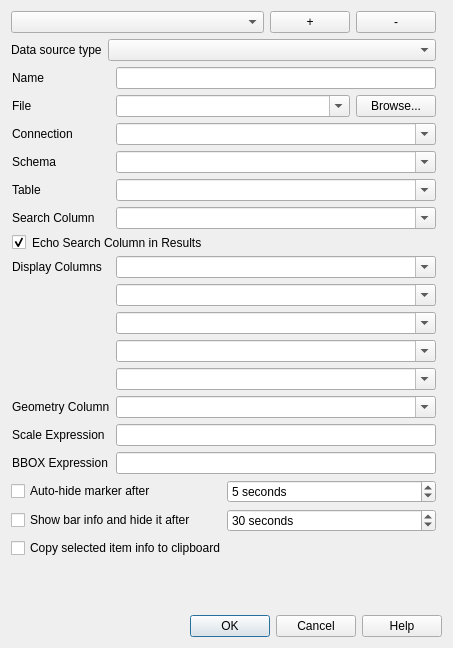
<?xml version="1.0" encoding="UTF-8"?>
<ui version="4.0">
 <class>ConfigDialog</class>
 <widget class="QDialog" name="ConfigDialog">
  <property name="enabled">
   <bool>true</bool>
  </property>
  <property name="geometry">
   <rect>
    <x>0</x>
    <y>0</y>
    <width>453</width>
    <height>648</height>
   </rect>
  </property>
  <property name="sizePolicy">
   <sizepolicy hsizetype="Minimum" vsizetype="Minimum">
    <horstretch>0</horstretch>
    <verstretch>0</verstretch>
   </sizepolicy>
  </property>
  <property name="minimumSize">
   <size>
    <width>0</width>
    <height>0</height>
   </size>
  </property>
  <property name="windowTitle">
   <string>Configuration</string>
  </property>
  <layout class="QGridLayout" name="gridLayout">
   <item row="21" column="0">
    <widget class="QLabel" name="lblMessage">
     <property name="sizePolicy">
      <sizepolicy hsizetype="Preferred" vsizetype="Preferred">
       <horstretch>0</horstretch>
       <verstretch>0</verstretch>
      </sizepolicy>
     </property>
     <property name="alignment">
      <set>Qt::AlignLeading|Qt::AlignLeft|Qt::AlignTop</set>
     </property>
     <property name="wordWrap">
      <bool>true</bool>
     </property>
    </widget>
   </item>
   <item row="4" column="0">
    <layout class="QHBoxLayout" name="horizontalLayout_5">
     <property name="bottomMargin">
      <number>0</number>
     </property>
     <item>
      <widget class="QLabel" name="label_11">
       <property name="text">
        <string>Data source type</string>
       </property>
      </widget>
     </item>
     <item>
      <widget class="QComboBox" name="cboDataSource">
       <property name="sizePolicy">
        <sizepolicy hsizetype="Expanding" vsizetype="Fixed">
         <horstretch>0</horstretch>
         <verstretch>0</verstretch>
        </sizepolicy>
       </property>
       <property name="editable">
        <bool>false</bool>
       </property>
       <property name="insertPolicy">
        <enum>QComboBox::NoInsert</enum>
       </property>
      </widget>
     </item>
    </layout>
   </item>
   <item row="3" column="0">
    <layout class="QGridLayout" name="gridLayout_2">
     <item row="0" column="0">
      <layout class="QHBoxLayout" name="horizontalLayout_2" stretch="10,0,0">
       <item>
        <widget class="QComboBox" name="configOptions"/>
       </item>
       <item>
        <widget class="QPushButton" name="addButton">
         <property name="text">
          <string>+</string>
         </property>
        </widget>
       </item>
       <item>
        <widget class="QPushButton" name="deleteButton">
         <property name="text">
          <string>-</string>
         </property>
        </widget>
       </item>
      </layout>
     </item>
    </layout>
   </item>
   <item row="23" column="0" colspan="2">
    <widget class="QDialogButtonBox" name="buttonBox">
     <property name="orientation">
      <enum>Qt::Horizontal</enum>
     </property>
     <property name="standardButtons">
      <set>QDialogButtonBox::Cancel|QDialogButtonBox::Help|QDialogButtonBox::Ok</set>
     </property>
    </widget>
   </item>
   <item row="5" column="0">
    <layout class="QVBoxLayout" name="datasource_lout">
     <property name="bottomMargin">
      <number>0</number>
     </property>
     <item>
      <widget class="QFrame" name="frame">
       <property name="styleSheet">
        <string notr="true">border-bottom: 1px solid black</string>
       </property>
       <layout class="QVBoxLayout" name="verticalLayout">
        <property name="leftMargin">
         <number>1</number>
        </property>
        <property name="topMargin">
         <number>0</number>
        </property>
        <property name="rightMargin">
         <number>0</number>
        </property>
        <property name="bottomMargin">
         <number>0</number>
        </property>
        <item>
         <layout class="QGridLayout" name="formLayout">
          <property name="leftMargin">
           <number>0</number>
          </property>
          <property name="bottomMargin">
           <number>0</number>
          </property>
          <item row="16" column="1">
           <widget class="QComboBox" name="cboDisplayColumn4">
            <property name="sizePolicy">
             <sizepolicy hsizetype="Expanding" vsizetype="Fixed">
              <horstretch>0</horstretch>
              <verstretch>0</verstretch>
             </sizepolicy>
            </property>
            <property name="editable">
             <bool>true</bool>
            </property>
            <property name="insertPolicy">
             <enum>QComboBox::NoInsert</enum>
            </property>
           </widget>
          </item>
          <item row="12" column="0" colspan="2">
           <widget class="QCheckBox" name="cbEchoSearchColumn">
            <property name="styleSheet">
             <string notr="true">border-bottom:0px</string>
            </property>
            <property name="text">
             <string>Echo Search Column in Results</string>
            </property>
            <property name="checked">
             <bool>true</bool>
            </property>
           </widget>
          </item>
          <item row="18" column="1">
           <widget class="QComboBox" name="cboGeomColumn">
            <property name="sizePolicy">
             <sizepolicy hsizetype="Expanding" vsizetype="Fixed">
              <horstretch>0</horstretch>
              <verstretch>0</verstretch>
             </sizepolicy>
            </property>
            <property name="editable">
             <bool>true</bool>
            </property>
            <property name="insertPolicy">
             <enum>QComboBox::NoInsert</enum>
            </property>
           </widget>
          </item>
          <item row="15" column="1">
           <widget class="QComboBox" name="cboDisplayColumn3">
            <property name="sizePolicy">
             <sizepolicy hsizetype="Expanding" vsizetype="Fixed">
              <horstretch>0</horstretch>
              <verstretch>0</verstretch>
             </sizepolicy>
            </property>
            <property name="editable">
             <bool>true</bool>
            </property>
            <property name="insertPolicy">
             <enum>QComboBox::NoInsert</enum>
            </property>
           </widget>
          </item>
          <item row="10" column="1">
           <widget class="QComboBox" name="cboTable">
            <property name="sizePolicy">
             <sizepolicy hsizetype="Expanding" vsizetype="Fixed">
              <horstretch>0</horstretch>
              <verstretch>0</verstretch>
             </sizepolicy>
            </property>
            <property name="editable">
             <bool>true</bool>
            </property>
            <property name="insertPolicy">
             <enum>QComboBox::NoInsert</enum>
            </property>
           </widget>
          </item>
          <item row="17" column="1">
           <widget class="QComboBox" name="cboDisplayColumn5">
            <property name="sizePolicy">
             <sizepolicy hsizetype="Expanding" vsizetype="Fixed">
              <horstretch>0</horstretch>
              <verstretch>0</verstretch>
             </sizepolicy>
            </property>
            <property name="editable">
             <bool>true</bool>
            </property>
            <property name="insertPolicy">
             <enum>QComboBox::NoInsert</enum>
            </property>
           </widget>
          </item>
          <item row="13" column="0">
           <widget class="QLabel" name="label_4">
            <property name="text">
             <string>Display Columns</string>
            </property>
           </widget>
          </item>
          <item row="10" column="0">
           <widget class="QLabel" name="label_3">
            <property name="text">
             <string>Table</string>
            </property>
           </widget>
          </item>
          <item row="21" column="1">
           <widget class="QLineEdit" name="editBboxExpr"/>
          </item>
          <item row="2" column="1" alignment="Qt::AlignVCenter">
           <widget class="QWidget" name="file_grid_layout" native="true">
            <property name="sizePolicy">
             <sizepolicy hsizetype="Expanding" vsizetype="Expanding">
              <horstretch>0</horstretch>
              <verstretch>0</verstretch>
             </sizepolicy>
            </property>
            <property name="minimumSize">
             <size>
              <width>0</width>
              <height>0</height>
             </size>
            </property>
            <property name="maximumSize">
             <size>
              <width>16777215</width>
              <height>16777215</height>
             </size>
            </property>
            <property name="styleSheet">
             <string notr="true">border-bottom:0px;
</string>
            </property>
            <layout class="QHBoxLayout" name="horizontalLayout_3">
             <property name="sizeConstraint">
              <enum>QLayout::SetNoConstraint</enum>
             </property>
             <property name="leftMargin">
              <number>0</number>
             </property>
             <property name="topMargin">
              <number>0</number>
             </property>
             <property name="rightMargin">
              <number>0</number>
             </property>
             <property name="bottomMargin">
              <number>0</number>
             </property>
             <item>
              <widget class="QComboBox" name="cboFile">
               <property name="enabled">
                <bool>true</bool>
               </property>
               <property name="sizePolicy">
                <sizepolicy hsizetype="Minimum" vsizetype="Fixed">
                 <horstretch>4</horstretch>
                 <verstretch>0</verstretch>
                </sizepolicy>
               </property>
               <property name="styleSheet">
                <string notr="true"/>
               </property>
               <property name="editable">
                <bool>true</bool>
               </property>
               <property name="insertPolicy">
                <enum>QComboBox::NoInsert</enum>
               </property>
               <property name="frame">
                <bool>true</bool>
               </property>
              </widget>
             </item>
             <item>
              <widget class="QPushButton" name="fileButton">
               <property name="sizePolicy">
                <sizepolicy hsizetype="Fixed" vsizetype="Fixed">
                 <horstretch>0</horstretch>
                 <verstretch>0</verstretch>
                </sizepolicy>
               </property>
               <property name="minimumSize">
                <size>
                 <width>0</width>
                 <height>0</height>
                </size>
               </property>
               <property name="maximumSize">
                <size>
                 <width>16777215</width>
                 <height>16777215</height>
                </size>
               </property>
               <property name="styleSheet">
                <string notr="true"/>
               </property>
               <property name="text">
                <string>Browse...</string>
               </property>
               <property name="iconSize">
                <size>
                 <width>16</width>
                 <height>16</height>
                </size>
               </property>
               <property name="autoDefault">
                <bool>true</bool>
               </property>
               <property name="default">
                <bool>false</bool>
               </property>
               <property name="flat">
                <bool>false</bool>
               </property>
              </widget>
             </item>
            </layout>
           </widget>
          </item>
          <item row="14" column="1">
           <widget class="QComboBox" name="cboDisplayColumn2">
            <property name="sizePolicy">
             <sizepolicy hsizetype="Expanding" vsizetype="Fixed">
              <horstretch>0</horstretch>
              <verstretch>0</verstretch>
             </sizepolicy>
            </property>
            <property name="editable">
             <bool>true</bool>
            </property>
            <property name="insertPolicy">
             <enum>QComboBox::NoInsert</enum>
            </property>
           </widget>
          </item>
          <item row="18" column="0">
           <widget class="QLabel" name="label_5">
            <property name="text">
             <string>Geometry Column</string>
            </property>
           </widget>
          </item>
          <item row="3" column="0">
           <widget class="QLabel" name="label">
            <property name="text">
             <string>Connection</string>
            </property>
           </widget>
          </item>
          <item row="1" column="0">
           <widget class="QLabel" name="label_9">
            <property name="text">
             <string>Name</string>
            </property>
           </widget>
          </item>
          <item row="4" column="0">
           <widget class="QLabel" name="label_2">
            <property name="text">
             <string>Schema</string>
            </property>
           </widget>
          </item>
          <item row="11" column="1">
           <widget class="QComboBox" name="cboSearchColumn">
            <property name="sizePolicy">
             <sizepolicy hsizetype="Expanding" vsizetype="Fixed">
              <horstretch>0</horstretch>
              <verstretch>0</verstretch>
             </sizepolicy>
            </property>
            <property name="editable">
             <bool>true</bool>
            </property>
            <property name="insertPolicy">
             <enum>QComboBox::NoInsert</enum>
            </property>
           </widget>
          </item>
          <item row="11" column="0">
           <widget class="QLabel" name="label_6">
            <property name="text">
             <string>Search Column</string>
            </property>
           </widget>
          </item>
          <item row="13" column="1">
           <widget class="QComboBox" name="cboDisplayColumn1">
            <property name="sizePolicy">
             <sizepolicy hsizetype="Expanding" vsizetype="Fixed">
              <horstretch>0</horstretch>
              <verstretch>0</verstretch>
             </sizepolicy>
            </property>
            <property name="editable">
             <bool>true</bool>
            </property>
            <property name="insertPolicy">
             <enum>QComboBox::NoInsert</enum>
            </property>
           </widget>
          </item>
          <item row="4" column="1">
           <widget class="QComboBox" name="cboSchema">
            <property name="sizePolicy">
             <sizepolicy hsizetype="Expanding" vsizetype="Fixed">
              <horstretch>0</horstretch>
              <verstretch>0</verstretch>
             </sizepolicy>
            </property>
            <property name="editable">
             <bool>true</bool>
            </property>
            <property name="insertPolicy">
             <enum>QComboBox::NoInsert</enum>
            </property>
           </widget>
          </item>
          <item row="20" column="0">
           <widget class="QLabel" name="label_7">
            <property name="text">
             <string>Scale Expression</string>
            </property>
           </widget>
          </item>
          <item row="20" column="1">
           <widget class="QLineEdit" name="editScaleExpr"/>
          </item>
          <item row="21" column="0">
           <widget class="QLabel" name="label_8">
            <property name="text">
             <string>BBOX Expression</string>
            </property>
           </widget>
          </item>
          <item row="3" column="1">
           <widget class="QComboBox" name="cboConnection">
            <property name="sizePolicy">
             <sizepolicy hsizetype="Expanding" vsizetype="Fixed">
              <horstretch>0</horstretch>
              <verstretch>0</verstretch>
             </sizepolicy>
            </property>
            <property name="editable">
             <bool>true</bool>
            </property>
            <property name="insertPolicy">
             <enum>QComboBox::NoInsert</enum>
            </property>
           </widget>
          </item>
          <item row="2" column="0">
           <widget class="QLabel" name="label_10">
            <property name="sizePolicy">
             <sizepolicy hsizetype="Ignored" vsizetype="Preferred">
              <horstretch>0</horstretch>
              <verstretch>0</verstretch>
             </sizepolicy>
            </property>
            <property name="maximumSize">
             <size>
              <width>16777215</width>
              <height>21</height>
             </size>
            </property>
            <property name="text">
             <string>File</string>
            </property>
           </widget>
          </item>
          <item row="1" column="1">
           <widget class="QLineEdit" name="cboName"/>
          </item>
         </layout>
        </item>
       </layout>
      </widget>
     </item>
     <item>
      <layout class="QGridLayout" name="gridLayout_3">
       <item row="0" column="0">
        <layout class="QHBoxLayout" name="horizontalLayout">
         <item>
          <widget class="QCheckBox" name="chkMarkerTime">
           <property name="text">
            <string>Auto-hide marker after</string>
           </property>
          </widget>
         </item>
         <item>
          <widget class="QSpinBox" name="spinMarkerTime">
           <property name="suffix">
            <string> seconds</string>
           </property>
           <property name="minimum">
            <number>1</number>
           </property>
           <property name="value">
            <number>5</number>
           </property>
          </widget>
         </item>
        </layout>
       </item>
       <item row="1" column="0">
        <layout class="QHBoxLayout" name="horizontalLayout_4">
         <property name="bottomMargin">
          <number>0</number>
         </property>
         <item>
          <widget class="QCheckBox" name="chkBarInfoTime">
           <property name="text">
            <string>Show bar info and hide it after</string>
           </property>
          </widget>
         </item>
         <item>
          <widget class="QSpinBox" name="spinBarInfoTime">
           <property name="suffix">
            <string> seconds</string>
           </property>
           <property name="minimum">
            <number>1</number>
           </property>
           <property name="maximum">
            <number>9999</number>
           </property>
           <property name="value">
            <number>30</number>
           </property>
          </widget>
         </item>
        </layout>
       </item>
       <item row="2" column="0">
        <widget class="QCheckBox" name="chkInfoToClipboard">
         <property name="text">
          <string>Copy selected item info to clipboard</string>
         </property>
        </widget>
       </item>
      </layout>
     </item>
    </layout>
   </item>
  </layout>
 </widget>
 <tabstops>
  <tabstop>buttonBox</tabstop>
 </tabstops>
 <resources/>
 <connections>
  <connection>
   <sender>buttonBox</sender>
   <signal>accepted()</signal>
   <receiver>ConfigDialog</receiver>
   <slot>validate_and_accept()</slot>
   <hints>
    <hint type="sourcelabel">
     <x>248</x>
     <y>254</y>
    </hint>
    <hint type="destinationlabel">
     <x>157</x>
     <y>274</y>
    </hint>
   </hints>
  </connection>
  <connection>
   <sender>buttonBox</sender>
   <signal>rejected()</signal>
   <receiver>ConfigDialog</receiver>
   <slot>reject()</slot>
   <hints>
    <hint type="sourcelabel">
     <x>316</x>
     <y>260</y>
    </hint>
    <hint type="destinationlabel">
     <x>286</x>
     <y>274</y>
    </hint>
   </hints>
  </connection>
 </connections>
 <slots>
  <slot>validate_and_accept()</slot>
  <slot>clear_and_reject()</slot>
 </slots>
</ui>
